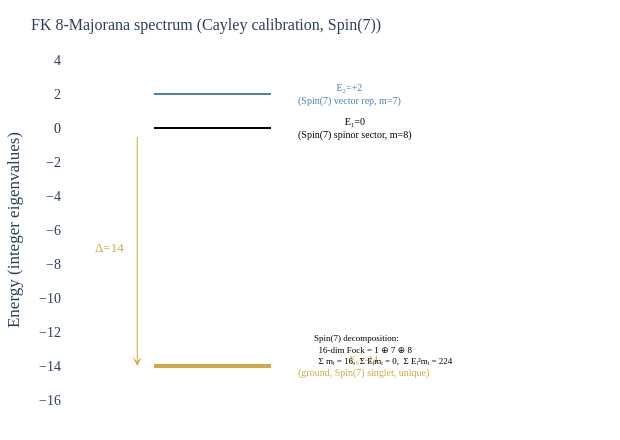

Notebook cell for this chart:
### Markdown cell above
## 6. The spectrum, visualised

Three energy levels with multiplicities (1, 8, 7) and the Spin(7) decomposition annotation. The spectral gap $\Delta = 14$ is robust — far from the small-gap regime where 4-Majorana FK chain perturbations could close it.

### Code cell
# viz-ref: fig_fk_spectrum
fig_fk_spectrum()

### Figure 1 — Plotly figure (JSON) as saved in the notebook; plotly's stock layout.template omitted (floating-point values rounded to 4 significant figures)
{"data": [{"hovertemplate": "E=-14, multiplicity=1<extra></extra>", "line": {"color": "#D4A843", "width": 4}, "mode": "lines", "showlegend": false, "type": "scatter", "x": [0.15, 0.85], "y": [-14, -14]}, {"hovertemplate": "E=0, multiplicity=8<extra></extra>", "line": {"color": "#000000", "width": 2}, "mode": "lines", "showlegend": false, "type": "scatter", "x": [0.15, 0.85], "y": [0, 0]}, {"hovertemplate": "E=2, multiplicity=7<extra></extra>", "line": {"color": "#4682B4", "width": 2}, "mode": "lines", "showlegend": false, "type": "scatter", "x": [0.15, 0.85], "y": [2, 2]}], "layout": {"annotations": [{"font": {"color": "#D4A843", "size": 10}, "showarrow": false, "text": "E₀=-14<br>(ground, Spin(7) singlet, unique)", "x": 1.0, "xanchor": "left", "y": -14}, {"font": {"color": "#000000", "size": 10}, "showarrow": false, "text": "E₁=0<br>(Spin(7) spinor sector, m=8)", "x": 1.0, "xanchor": "left", "y": 0}, {"font": {"color": "#4682B4", "size": 10}, "showarrow": false, "text": "E₂=+2<br>(Spin(7) vector rep, m=7)", "x": 1.0, "xanchor": "left", "y": 2}, {"arrowcolor": "#D4A843", "arrowhead": 3, "arrowsize": 1.5, "ax": 0.05, "axref": "x", "ay": 0, "ayref": "y", "showarrow": true, "x": 0.05, "xref": "x", "y": -14, "yref": "y"}, {"font": {"color": "#D4A843", "size": 13}, "showarrow": false, "text": "Δ=14", "x": -0.02, "xanchor": "right", "y": -7.0}, {"align": "left", "font": {"color": "#000000", "size": 9}, "showarrow": false, "text": "Spin(7) decomposition:<br>  16-dim Fock = 1 ⊕ 7 ⊕ 8<br>  Σ mᵢ = 16,  Σ Eᵢmᵢ = 0,  Σ Eᵢ²mᵢ = 224", "x": 1.95, "xanchor": "right", "y": -13}], "font": {"family": "CMU Serif, Computer Modern, Times New Roman, serif", "size": 14}, "height": 440, "margin": {"b": 40, "l": 60, "r": 140, "t": 60}, "paper_bgcolor": "white", "plot_bgcolor": "white", "title": {"font": {"family": "CMU Serif, Computer Modern, Times New Roman, serif", "size": 16}, "text": "FK 8-Majorana spectrum (Cayley calibration, Spin(7))"}, "width": 620, "xaxis": {"range": [-0.4, 2.1], "showgrid": false, "showticklabels": false, "zeroline": false}, "yaxis": {"dtick": 2, "range": [-16, 4], "title": {"text": "Energy (integer eigenvalues)"}}}}
